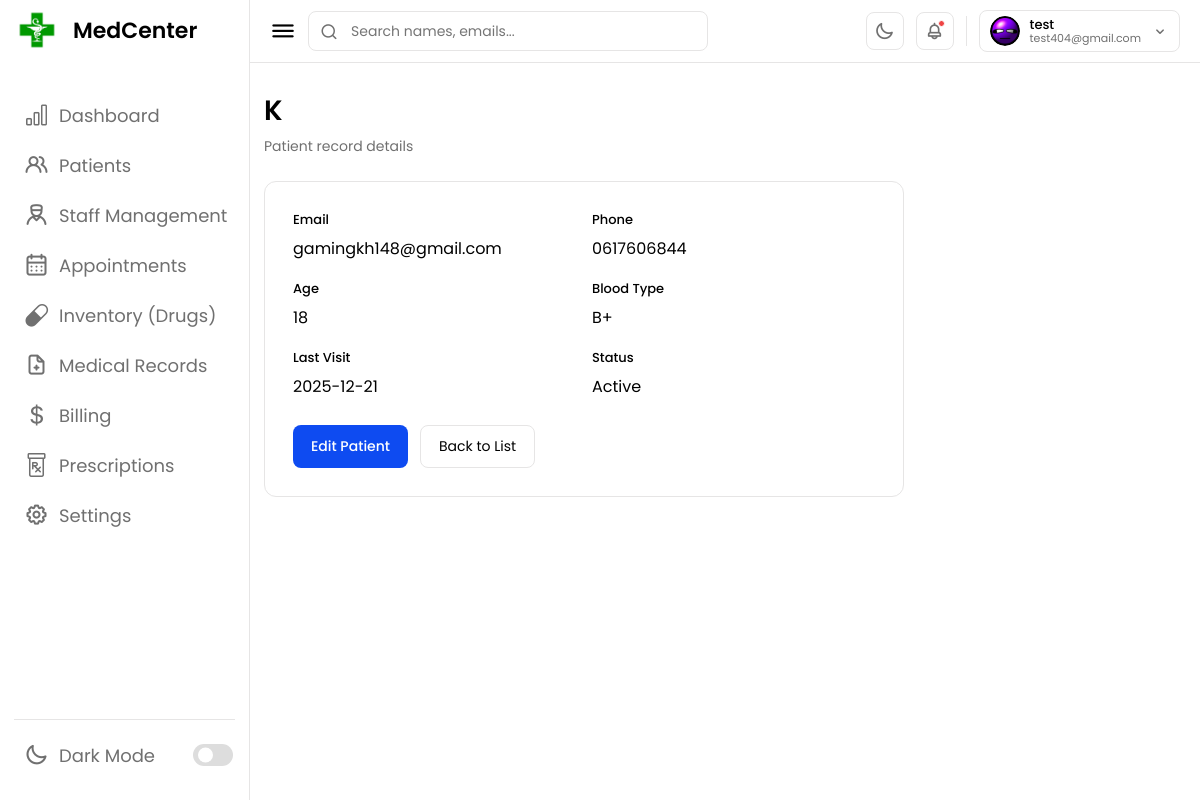
The page /patients/1/ (signed in) on the database its author committed.
### myapp/models.py (models this page shows, shortened)
class UserProfile(models.Model):
    user = models.OneToOneField(User, on_delete=models.CASCADE, related_name="profile")
    avatar = models.ImageField(upload_to="avatars/", null=True, blank=True)
    full_name = models.CharField(max_length=150, blank=True)
    phone = models.CharField(max_length=30, blank=True)
    bio = models.TextField(blank=True)

class Patient(models.Model):
    BLOOD_TYPE_CHOICES = [
        ("O+", "O+"), ("O-", "O-"),
        ("A+", "A+"), ("A-", "A-"),
        ("B+", "B+"), ("B-", "B-"),
        ("AB+", "AB+"), ("AB-", "AB-"),
    ]
    STATUS_CHOICES = [("active", "Active"), ("inactive", "Inactive")]
    name = models.CharField(max_length=150)
    email = models.EmailField()
    phone = models.CharField(max_length=30)
    age = models.PositiveIntegerField()
    blood_type = models.CharField(max_length=3, choices=BLOOD_TYPE_CHOICES)
    last_visit = models.DateField(null=True, blank=True)
    status = models.CharField(max_length=10, choices=STATUS_CHOICES, default="active")
    created_at = models.DateTimeField(auto_now_add=True)
    class Meta:
        ordering = ["-last_visit"]

### myapp/views.py (the view)
# urls.py: path("patients/<int:pk>/", views.patient_detail, name="patient_detail"),
@login_required
def patient_detail(request, pk):
    patient = get_object_or_404(Patient, pk=pk)
    return render(request, "dashboard/patient_detail.html", {"patient": patient})

### myapp/templates/dashboard/patient_detail.html
{% extends "dashboard/base.html" %}
{% load static %}
{% block dash_content %}
<div class="dash-content">
    <div class="page-header">
        <h1>{{ patient.name }}</h1>
        <p>Patient record details</p>
    </div>
    <div class="form-card">
        <div class="form-row">
            <div class="form-group"><label>Email</label><p>{{ patient.email }}</p></div>
            <div class="form-group"><label>Phone</label><p>{{ patient.phone }}</p></div>
        </div>
        <div class="form-row">
            <div class="form-group"><label>Age</label><p>{{ patient.age }}</p></div>
            <div class="form-group"><label>Blood Type</label><p>{{ patient.blood_type }}</p></div>
        </div>
        <div class="form-row">
            <div class="form-group"><label>Last Visit</label><p>{{ patient.last_visit|date:"Y-m-d" }}</p></div>
            <div class="form-group"><label>Status</label><p>{{ patient.get_status_display }}</p></div>
        </div>
        <div class="form-actions">
            <a href="{% url 'patient_edit' patient.pk %}" class="btn-primary">Edit Patient</a>
            <a href="{% url 'patients' %}" class="btn-secondary">Back to List</a>
        </div>
    </div>
</div>
{% endblock %}

### myapp/templates/dashboard/base.html (shortened to what this page needs)
{% load static %}
<!DOCTYPE html>
<html lang="en">
<head>
    <link rel="stylesheet" href="https://unicons.iconscout.com/release/v4.0.0/css/line.css">
    <link rel="stylesheet" href="https://cdn.jsdelivr.net/npm/bootstrap-icons@1.11.3/font/bootstrap-icons.min.css">
    <link rel="stylesheet" href="https://cdnjs.cloudflare.com/ajax/libs/font-awesome/6.5.1/css/all.min.css">
    <link rel="stylesheet" href="{% static 'dashboard/css/style.css' %}">
    <link rel="stylesheet" href="{% static 'dashboard/css/stats.css' %}">
</head>
<body>
    <nav id="sidebar">
        <div class="logo-name">
            <div class="logo-image">
                <img src="{% static 'dashboard/images/logo.png' %}" alt="MediCenter Logo">
            </div>
            <span class="logo_name">MedCenter</span>
        </div>
        <div class="menu-items">
            <ul class="nav-links">
                <li><a href="{% url 'index' %}" {% if request.resolver_match.url_name == 'index' %}class="active-link"{% endif %}>
                    <i class="bi bi-bar-chart"></i>
                    <span class="link-name">Dashboard</span>
                </a></li>
                <li><a href="{% url 'patients' %}" {% if request.resolver_match.url_name == 'patients' %}class="active-link"{% endif %}>
                    <i class="uil uil-users-alt"></i>
                    <span class="link-name">Patients</span>
                </a></li>
                <li><a href="{% url 'staffmanagement' %}" {% if request.resolver_match.url_name == 'staffmanagement' %}class="active-link"{% endif %}>
                    <i class="uil uil-user-md"></i>
                    <span class="link-name">Staff Management</span>
                </a></li>
                <li><a href="{% url 'appointments' %}">
                    <i class="uil uil-calendar-alt"></i>
                    <span class="link-name">Appointments</span>
                </a></li>
                <li><a href="{% url 'inventory' %}">
                    <i class="bi bi-capsule"></i>
                    <span class="link-name">Inventory (Drugs)</span>
                </a></li>
                <li><a href="{% url 'medicalrecords' %}">
                    <i class="uil uil-file-medical"></i>
                    <span class="link-name">Medical Records</span>
                </a></li>
                <li><a href="{% url 'billing' %}">
                    <i class="bi bi-currency-dollar"></i>
                    <span class="link-name">Billing</span>
                </a></li>
                <li><a href="{% url 'prescriptions' %}">
                    <i class="bi bi-prescription"></i>
                    <span class="link-name">Prescriptions</span>
                </a></li>
                <li><a href="{% url 'settings' %}">
                    <i class="uil uil-cog"></i>
                    <span class="link-name">Settings</span>
                </a></li>
            </ul>
            <ul class="logout-mode">
                <li class="mode">
                    <a href="#">
                        <i class="uil uil-moon"></i>
                        <span class="link-name">Dark Mode</span>
                    </a>
                    <div class="mode-toggle" id="modeToggle">
                        <span class="switch"></span>
                    </div>
                </li>
            </ul>
        </div>
    </nav>
    <section class="dashboard">
        <div class="top">
    <i class="uil uil-bars sidebar-toggle" id="sidebarToggle"></i>
    <div class="search-wrap">
        <input type="text" placeholder="Search names, emails..." id="searchInput" />
    </div>
    <button class="icon-btn" id="darkBtn" title="Toggle dark mode">
        <i class="uil uil-moon" id="darkIcon"></i>
    </button>
    <button class="icon-btn" id="notifBtn" title="Notifications">
        <i class="uil uil-bell"></i>
        <span class="notif-dot" id="notifDot"></span>
    </button>
    <div class="user-section" id="userSection">
        <div class="avatar" style="{% if request.user.profile.avatar %}background:none; padding:0; overflow:hidden;{% endif %}">
            {% if request.user.profile.avatar %}
                <img src="{{ request.user.profile.avatar.url }}" style="width:30px;height:30px;border-radius:50%;object-fit:cover;">
            {% else %}
                {{ request.user.username|first|upper }}
            {% endif %}
        </div>
        <div class="user-info">
            <span class="user-name">{{ request.user.get_full_name|default:request.user.username }}</span>
            <span class="user-email">{{ request.user.email|default:"admin@medcenter.com" }}</span>
        </div>
        <i class="uil uil-angle-down" id="userChevron" style="font-size:18px; color:var(--black-light-color); transition:transform 0.2s;"></i>
    </div>
</div>
        {% block dash_content %}{% endblock %}
    </section>
</body>
</html>

### myapp/static/dashboard/css/stats.css (style rules this page uses)
.page-header { margin-bottom: 24px; }
.page-header h1 { font-size: 28px; font-weight: 600; color: var(--text-color); margin-bottom: 4px; }
.page-header p { font-size: 14px; color: var(--black-light-color); }

### rows shown on the page
Patient: name "K", email "gamingkh148@gmail.com", phone "0617606844", age "18", blood_type "B+", last_visit "2025-12-21", status "Active"

### other values the page prints
{{ request.user.get_full_name|default:request.user.username }} "test"
{{ request.user.email|default:"admin@medcenter.com" }} "test404@gmail.com"
